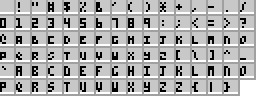
#> input picture font.bmp, 128 x 48 px, found by its file name (shown 2 times larger)
$ python make_template.py
#> lines starting #> are read from the running program, lines starting #| are printed output that depends on the picture
"""
生成字体对照模板 — 标准PICO-8字体(浅灰底) + 你的字体(黑色)
方便在标准字体基础上微调
"""
from PIL import Image

# Standard PICO-8 font data (p8rom)
p8rom = bytes([
    0x00,0x00,0x00,0x00,0x00,0x00,0x00,0x00,
    0x00,0x22,0x22,0x22,0x00,0x20,0x00,0x00,
    0x00,0x55,0x55,0x00,0x00,0x00,0x00,0x00,
    0x00,0x05,0x5f,0x55,0xf5,0x50,0x00,0x00,
    0x00,0x23,0xe4,0xe2,0xe8,0x70,0x00,0x00,
    0x00,0xcc,0xcc,0x22,0x33,0x30,0x00,0x00,
    0x00,0x66,0x99,0x96,0x69,0x90,0x00,0x00,
    0x00,0x22,0x22,0x00,0x00,0x00,0x00,0x00,
    0x00,0x24,0x44,0x44,0x44,0x20,0x00,0x00,
    0x00,0x42,0x22,0x22,0x22,0x40,0x00,0x00,
    0x00,0x22,0xa7,0x2a,0x22,0x00,0x00,0x00,
    0x00,0x00,0x22,0xfa,0x22,0x00,0x00,0x00,
    0x00,0x00,0x00,0x00,0x00,0x24,0x00,0x00,
    0x00,0x00,0x00,0xf0,0x00,0x00,0x00,0x00,
    0x00,0x00,0x00,0x00,0x00,0x20,0x00,0x00,
    0x00,0x88,0x88,0x22,0x22,0x20,0x00,0x00,
    0x00,0x69,0x99,0x99,0x99,0x60,0x00,0x00,
    0x00,0x22,0x62,0x22,0x22,0x70,0x00,0x00,
    0x00,0x69,0x88,0x42,0x22,0xf0,0x00,0x00,
    0x00,0x69,0x88,0x43,0x88,0x60,0x00,0x00,
    0x00,0x0a,0xaa,0xcf,0x88,0x80,0x00,0x00,
    0x00,0x0f,0x11,0xe8,0x88,0x70,0x00,0x00,
    0x00,0x69,0x22,0xe8,0x88,0x70,0x00,0x00,
    0x00,0x0f,0x88,0x88,0x42,0x20,0x00,0x00,
    0x00,0x69,0x99,0x64,0x99,0x60,0x00,0x00,
    0x00,0x69,0x99,0x78,0x44,0x60,0x00,0x00,
    0x00,0x00,0x20,0x00,0x20,0x00,0x00,0x00,
    0x00,0x00,0x20,0x00,0x20,0x40,0x00,0x00,
    0x00,0x04,0x44,0x44,0x40,0x40,0x00,0x00,
    0x00,0x00,0x0f,0x00,0xf0,0x00,0x00,0x00,
    0x00,0x04,0x40,0x44,0x44,0x00,0x00,0x00,
    0x00,0x69,0x88,0x42,0x00,0x20,0x00,0x00,
    0x00,0x69,0x9b,0xdb,0x19,0x60,0x00,0x00,
    0x00,0x69,0x99,0xf9,0x99,0x90,0x00,0x00,
    0x00,0xe9,0x99,0xe9,0x99,0xe0,0x00,0x00,
    0x00,0x69,0x11,0x11,0x11,0x60,0x00,0x00,
    0x00,0xe4,0x44,0x44,0x44,0xe0,0x00,0x00,
    0x00,0xf1,0x11,0xe1,0x11,0xf0,0x00,0x00,
    0x00,0xf1,0x11,0xe1,0x11,0x10,0x00,0x00,
    0x00,0x69,0x11,0xd1,0x19,0x60,0x00,0x00,
    0x00,0x99,0x99,0xf9,0x99,0x90,0x00,0x00,
    0x00,0x72,0x22,0x22,0x22,0x70,0x00,0x00,
    0x00,0x78,0x88,0x88,0x89,0x60,0x00,0x00,
    0x00,0x99,0x55,0x33,0x55,0x90,0x00,0x00,
    0x00,0x11,0x11,0x11,0x11,0xf0,0x00,0x00,
    0x00,0x9b,0xff,0x99,0x99,0x90,0x00,0x00,
    0x00,0x9d,0xdd,0xbb,0x99,0x90,0x00,0x00,
    0x00,0x69,0x99,0x99,0x99,0x60,0x00,0x00,
    0x00,0xe9,0x99,0xe1,0x11,0x10,0x00,0x00,
    0x00,0x69,0x99,0x99,0xbb,0x80,0x00,0x00,
    0x00,0xe9,0x99,0xe5,0x55,0x90,0x00,0x00,
    0x00,0x69,0x12,0x42,0x19,0x60,0x00,0x00,
    0x00,0xf2,0x22,0x22,0x22,0x20,0x00,0x00,
    0x00,0x99,0x99,0x99,0x99,0x60,0x00,0x00,
    0x00,0x99,0x99,0x99,0x66,0x60,0x00,0x00,
    0x00,0x99,0x99,0xff,0xbb,0x90,0x00,0x00,
    0x00,0x99,0x66,0x22,0x66,0x90,0x00,0x00,
    0x00,0x99,0x99,0x62,0x22,0x20,0x00,0x00,
    0x00,0xf8,0x88,0x42,0x22,0xf0,0x00,0x00,
    0x00,0x74,0x44,0x44,0x44,0x70,0x00,0x00,
    0x00,0x11,0x22,0x44,0x88,0x80,0x00,0x00,
    0x00,0x72,0x22,0x22,0x22,0x70,0x00,0x00,
    0x00,0x26,0x99,0x00,0x00,0x00,0x00,0x00,
    0x00,0x00,0x00,0x00,0x00,0xff,0x00,0x00,
    0x00,0x44,0x22,0x00,0x00,0x00,0x00,0x00,
    0x00,0x00,0x07,0x99,0x99,0x70,0x00,0x00,
    0x00,0x11,0x11,0xe9,0x99,0x70,0x00,0x00,
    0x00,0x00,0x06,0x91,0x11,0x60,0x00,0x00,
    0x00,0x88,0x88,0x79,0x99,0x70,0x00,0x00,
    0x00,0x00,0x06,0x9f,0x11,0x60,0x00,0x00,
    0x00,0x6a,0x47,0x44,0x44,0x40,0x00,0x00,
    0x00,0x00,0x07,0x99,0x78,0x60,0x00,0x00,
    0x00,0x11,0x11,0xe9,0x99,0x90,0x00,0x00,
    0x00,0x20,0x02,0x22,0x22,0x70,0x00,0x00,
    0x00,0x80,0x08,0x88,0x89,0x60,0x00,0x00,
    0x00,0x11,0x19,0x53,0x55,0x90,0x00,0x00,
    0x00,0x22,0x22,0x22,0x22,0x70,0x00,0x00,
    0x00,0x00,0x0b,0xff,0x99,0x90,0x00,0x00,
    0x00,0x00,0x0e,0x99,0x99,0x90,0x00,0x00,
    0x00,0x00,0x06,0x99,0x99,0x60,0x00,0x00,
    0x00,0x00,0x0e,0x99,0xe1,0x10,0x00,0x00,
    0x00,0x00,0x07,0x99,0x78,0x80,0x00,0x00,
    0x00,0x00,0x06,0x91,0x11,0x10,0x00,0x00,
    0x00,0x00,0x06,0x12,0x48,0x60,0x00,0x00,
    0x00,0x04,0x47,0x44,0x44,0x60,0x00,0x00,
    0x00,0x00,0x09,0x99,0x99,0x70,0x00,0x00,
    0x00,0x00,0x09,0x99,0x66,0x60,0x00,0x00,
    0x00,0x00,0x09,0x9f,0xfb,0x90,0x00,0x00,
    0x00,0x00,0x09,0x62,0x66,0x90,0x00,0x00,
    0x00,0x00,0x09,0x99,0x78,0x60,0x00,0x00,
    0x00,0x00,0x0f,0x88,0x42,0xf0,0x00,0x00,
    0x00,0x48,0x44,0x24,0x44,0x80,0x00,0x00,
    0x00,0x22,0x22,0x22,0x22,0x20,0x00,0x00,
    0x00,0x84,0x44,0x84,0x44,0x20,0x00,0x00,
    0x00,0x5b,0x00,0x00,0x00,0x00,0x00,0x00,
])

def get_std_rows(idx):
    return [p8rom[idx*8+r] >> 4 for r in range(6)]

CELL = 8
COLS = 16
ROWS = 6
img_w = COLS * CELL
img_h = ROWS * CELL

# 同时读取用户当前字体 (如果有 font.bmp)
import os
has_user = os.path.exists("font.bmp")
if has_user:
    user_img = Image.open("font.bmp").convert("RGB")
#> user_img is the input picture: PIL image 128x48 RGB; min 0, max 255, mean 173
    user_pix = user_img.load()

img = Image.new("RGB", (img_w, img_h), (255, 255, 255))
#> img: PIL image 128x48 RGB; every value is 255
pixels = img.load()

for i in range(95):
    col = i % COLS
    row = i // COLS
    cx = col * CELL
    cy = row * CELL
    std_rows = get_std_rows(i)

    for y in range(6):
        for x in range(4):
            # 标准字体像素 → 浅蓝色提示
            is_std = bool(std_rows[y] & (1 << (3 - x)))
            is_user = has_user and (user_pix[cx + x, cy + y][0] < 128)

            if is_user:
                # 用户画的 → 黑色
                pixels[cx + x,     cy + y] = (0, 0, 0)
                pixels[cx + x + 4, cy + y] = (0, 0, 0)
            elif is_std:
                # 标准字体提示 → 浅蓝
                pixels[cx + x,     cy + y] = (180, 200, 230)
                pixels[cx + x + 4, cy + y] = (180, 200, 230)
            else:
                # 空白 → 浅灰
                pixels[cx + x,     cy + y] = (220, 220, 220)
                pixels[cx + x + 4, cy + y] = (220, 220, 220)

    # 网格线
    for x in range(CELL):
        pixels[cx + x, cy + 7] = (180, 180, 180)
    for y in range(CELL):
        pixels[cx + 7, cy + y] = (180, 180, 180)

img.save("font_template.bmp")
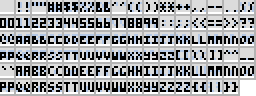
#> saved as font_template.bmp: PIL image 128x48 RGB (shown 2 times larger); mean R, G, B 157.8, 159.7, 162.5
print("生成 font_template.bmp")
print("  黑色像素 = 你的字体")
print("  浅蓝像素 = PICO-8 标准字体 (参考线)")
print("  浅灰像素 = 空白背景")
print()
print("用画图打开 font_template.bmp，照着浅蓝描一描字体")
print("画完后保存，运行: python python/image_to_font.py font_template.bmp")
